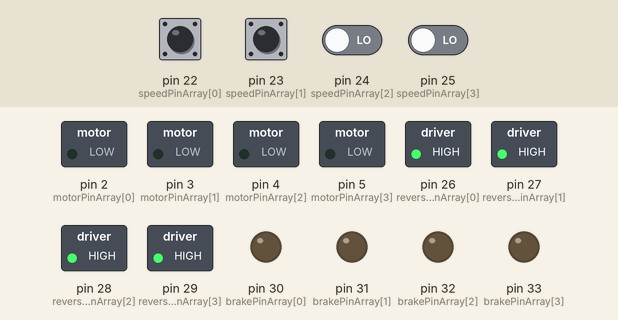
Simulated run of this sketch. Board: Arduino Mega 2560, built with avr-gcc and run on an emulated ATmega2560. Shown: switched loads named in the sketch (green lamp = pin HIGH), output pins drawn as LEDs (lit = HIGH). The inputs (shaded band) are chosen by the test bench; at power-on: pin 22 (speedPinArray[0]), pin 23 (speedPinArray[1]), pin 24 (speedPinArray[2]), pin 25 (speedPinArray[3]) LOW. What the sketch prints to the serial monitor is not drawn.

Above: at 1.2 s.
1.3 s: pin 22 (speedPinArray[0]) pulsed HIGH 2 times (0.12 s each, 0.3 s apart)
At 1.87 s:
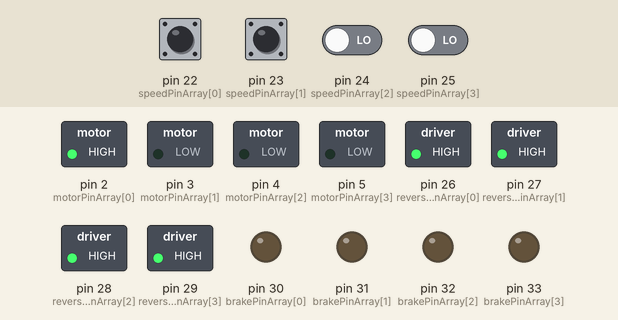
3.5 s: pin 23 (speedPinArray[1]) pulsed HIGH 2 times (0.12 s each, 0.3 s apart)
At 4.07 s:
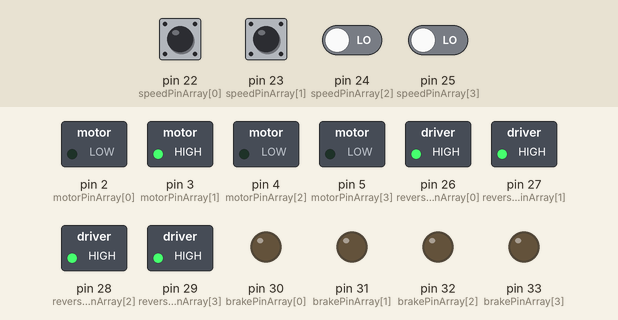
Timing chart, 0 to 6.5 s (numbered marks = the images above; inputs shaded):
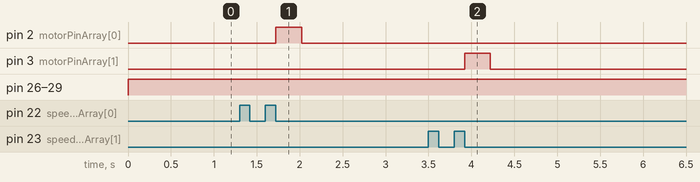

Measured:
- after the input at 1.3 s, pin 2 (motorPinArray[0]): LOW → HIGH after 0.42 s, → LOW 0.30 s later
- after the input at 3.5 s, pin 3 (motorPinArray[1]): LOW → HIGH after 0.42 s, → LOW 0.30 s later

The sketch:

4_wheel_pid.ino
```cpp
const int pulseCount = 7;
const int numMotor = 4;
const int sampleCount = 4;
const int speedPinArray[numMotor] = {22,23,24,25};
const int motorPinArray[numMotor] = {2,3,4,5};
const int reversePinArray[numMotor] = {26,27,28,29};
const int brakePinArray[numMotor] = {30,31,32,33};
const unsigned long refreshTime = 300000;
unsigned long prevTimeArray[numMotor] = {0,0,0,0};
unsigned long prevPulseWidth[numMotor] = {0,0,0,0};
unsigned long currPulseWidth[numMotor] = {0,0,0,0};
int prevSignalArray[numMotor] = {0,0,0,0};
bool brakeArray[numMotor] = {false,false,false,false};
unsigned long currTime;
int currSignalArray[numMotor];
unsigned long impulseTimeArray[numMotor][pulseCount] = {};
float rpmArray[numMotor][sampleCount];
float rpm;

float targetRpmArray[numMotor] = {200.0, 200.00, 200.00, 200.00}; // Desired RPM, can be positive or negative
//const float absTargetRpmArray[numMotor]; for(int i; i<numMotor; i++){fabs(targetRpmArray[i]);} // Absolute value of the desired RPM
//bool brakeArray[numMotor] = {false,false,false,false}; // Variable to control the brake state

const float kp = 1.5; // Proportional gain for PID controller
const float ki = 0.5; // Integral gain for PID controller
const float kd = 0.0; // Derivative gain for PID controller (not used)

float integralArray[numMotor] = {}; // Integral term for PID controller
float errorArray[numMotor]; // Current error between desired RPM and actual RPM
float previousErrorArray[numMotor] = {}; // Previous error for derivative term
unsigned long previousTimeArray[numMotor] = {}; // Previous time for time difference calculation
float outputArray[numMotor]; // Output value of the PID controller
int pwmArray[numMotor] = {}; // PWM value to control the motor (0-255 for analogWrite)

void calcPulseWidth(int motor, int cases){
  prevSignalArray[motor] = currSignalArray[motor];
  for(int i=0; i<pulseCount-1; i++){
    impulseTimeArray[motor][i] = impulseTimeArray[motor][i+1];}
  impulseTimeArray[motor][pulseCount-1] = currTime;
  if (cases == pulseCount-1){currPulseWidth[motor]=0;Serial.println(5);}
  if (cases != pulseCount-1){currPulseWidth[motor] = ((pulseCount-1)/(pulseCount-cases-1))*(impulseTimeArray[motor][pulseCount-1] - impulseTimeArray[motor][cases]);}
//  Serial.println(currPulseWidth[3]);
  prevPulseWidth[motor] = currPulseWidth[motor];
  prevTimeArray[motor] = currTime;}

void filterRpm(int motor, float rpm){
  if (rpmArray[motor][0] != 0){
//    rpm = 0.2*rpm + 0.15*rpmArray[motor][5] + 0.15*rpmArray[motor][4] + 0.15*rpmArray[motor][3] + 0.15*rpmArray[motor][2] + 0.1*rpmArray[motor][1] + 0.1*rpmArray[motor][5];
      rpm = rpmArray[motor][sampleCount-1] + ((rpm-rpmArray[motor][0])/sampleCount);
  }
  for(int i=0; i<sampleCount-1; i++){
    rpmArray[motor][i] = rpmArray[motor][i+1];}
  rpmArray[motor][sampleCount-1] = rpm;
}

int getPwm(int motor) {
  errorArray[motor] = targetRpmArray[motor] - rpmArray[motor][sampleCount-1]; // Calculate the current error
//  if (rpm == 0) {
//    output = 0.1 * error; // Simple proportional control if RPM is zero
//  } else {
    integralArray[motor] += errorArray[motor] * currPulseWidth[motor] / 1000000; // Update integral term
    float derivative = 1000000 * (errorArray[motor] - previousErrorArray[motor]) / currPulseWidth[motor]; // Calculate derivative term
    previousErrorArray[motor] = errorArray[motor]; // Update previous error
    outputArray[motor] = kp * errorArray[motor] + ki * integralArray[motor] + kd * derivative; // Calculate PID output
    pwmArray[motor] = constrain(outputArray[motor], 0, 255); // Constrain the output to valid PWM range
    analogWrite(motorPinArray[motor], pwmArray[motor]);
//  }

//void writePwm(){
//  for (int motor=0; i<numMotor; i++){
//    getPWM(motor);
//  }
}


void calcRpm(){
  for (int i=0; i<numMotor; i++){
    currSignalArray[i] = digitalRead(speedPinArray[i]);}
  currTime = micros();

  for(int motor=0; motor<numMotor; motor++){
    if(currSignalArray[motor] != prevSignalArray[motor]){
      if (impulseTimeArray[motor][0] != 0 && impulseTimeArray[motor][1] != 0 && impulseTimeArray[motor][2] != 0 && impulseTimeArray[motor][3] != 0 && impulseTimeArray[motor][4] != 0){
        calcPulseWidth(motor,0);
//        Serial.println(0);
}

      if (impulseTimeArray[motor][0] == 0 && impulseTimeArray[motor][1] != 0 && impulseTimeArray[motor][2] != 0 && impulseTimeArray[motor][3] != 0 && impulseTimeArray[motor][4] != 0 && impulseTimeArray[motor][4] != 0){
        calcPulseWidth(motor,1);
//        Serial.println(1);
}

      if (impulseTimeArray[motor][0] == 0 && impulseTimeArray[motor][1] == 0 && impulseTimeArray[motor][2] != 0 && impulseTimeArray[motor][3] != 0 && impulseTimeArray[motor][4] != 0 && impulseTimeArray[motor][4] != 0){
        calcPulseWidth(motor,2);
//        Serial.println(2);
}

      if (impulseTimeArray[motor][0] == 0 && impulseTimeArray[motor][1] == 0 && impulseTimeArray[motor][2] == 0 && impulseTimeArray[motor][3] != 0 && impulseTimeArray[motor][4] != 0 && impulseTimeArray[motor][4] != 0){
        calcPulseWidth(motor,3);
//        Serial.println(3);
}

      if (impulseTimeArray[motor][0] == 0 && impulseTimeArray[motor][1] == 0 && impulseTimeArray[motor][2] == 0 && impulseTimeArray[motor][3] == 0 && impulseTimeArray[motor][4] != 0 && impulseTimeArray[motor][4] != 0){
        calcPulseWidth(motor,4);
//        Serial.println(4);
}

      if (impulseTimeArray[motor][0] == 0 && impulseTimeArray[motor][1] == 0 && impulseTimeArray[motor][2] == 0 && impulseTimeArray[motor][3] == 0 && impulseTimeArray[motor][4] == 0 && impulseTimeArray[motor][4] != 0){
        calcPulseWidth(motor,5);
//        Serial.println(5);
      }
      if (impulseTimeArray[motor][0] == 0 && impulseTimeArray[motor][1] == 0 && impulseTimeArray[motor][2] == 0 && impulseTimeArray[motor][3] == 0 && impulseTimeArray[motor][4] == 0 && impulseTimeArray[motor][4] == 0){
        calcPulseWidth(motor,6);
}

        }
    else{
    if(currTime - prevTimeArray[motor] < refreshTime){
      currPulseWidth[motor] = prevPulseWidth[motor];}
    if (currTime - prevTimeArray[motor] > refreshTime){
      currPulseWidth[motor] = 0;
      Serial.println(0);
      prevPulseWidth[motor] = currPulseWidth[motor];
      for (int i=0; i<numMotor; i++ ){
        impulseTimeArray[motor][i] = 0;
      }
      }
      }
  }

  for(int motor=0; motor<1; motor++){
    if (currPulseWidth[motor] != 0){
      rpm = 4068814.00 / currPulseWidth[motor];
      Serial.println(rpm);
    }
    else{
      rpm = 0;
    }
    filterRpm(motor,rpm);
  }
//  Serial.println(rpmArray[0][pulseCount-1]);
}

void setup() {
  Serial.begin(2000000);
  pinMode(speedPinArray[0], INPUT);
  pinMode(speedPinArray[1], INPUT);
  pinMode(speedPinArray[2], INPUT);
  pinMode(speedPinArray[3], INPUT);

  pinMode(motorPinArray[0], OUTPUT);
  pinMode(motorPinArray[1], OUTPUT);
  pinMode(motorPinArray[2], OUTPUT);
  pinMode(motorPinArray[3], OUTPUT);

  pinMode(reversePinArray[0], OUTPUT);
  pinMode(reversePinArray[1], OUTPUT);
  pinMode(reversePinArray[2], OUTPUT);
  pinMode(reversePinArray[3], OUTPUT);

  pinMode(brakePinArray[0], OUTPUT);
  pinMode(brakePinArray[1], OUTPUT);
  pinMode(brakePinArray[2], OUTPUT);
  pinMode(brakePinArray[3], OUTPUT);

}

void loop() {
  calcRpm();
  for (int motor; motor<numMotor; motor++){
    if (brakeArray[motor] == false) { // If the brake is not engaged
    digitalWrite(brakePinArray[motor], LOW); // Disable the brake
    if (targetRpmArray[motor] > 0) {
      digitalWrite(reversePinArray[motor], HIGH); // Set motor direction to forward
      getPwm(motor); // Update motor speed
    } else if (targetRpmArray[motor] < 0) {
      targetRpmArray[motor] = -targetRpmArray[motor];
      digitalWrite(reversePinArray[motor], LOW); // Set motor direction to reverse
      getPwm(motor); // Update motor speed
    }
  } else if (brakeArray[motor] == true) { // If the brake is engaged
    digitalWrite(brakePinArray[motor], HIGH); // Enable the brake
  }
  }
  }
```
